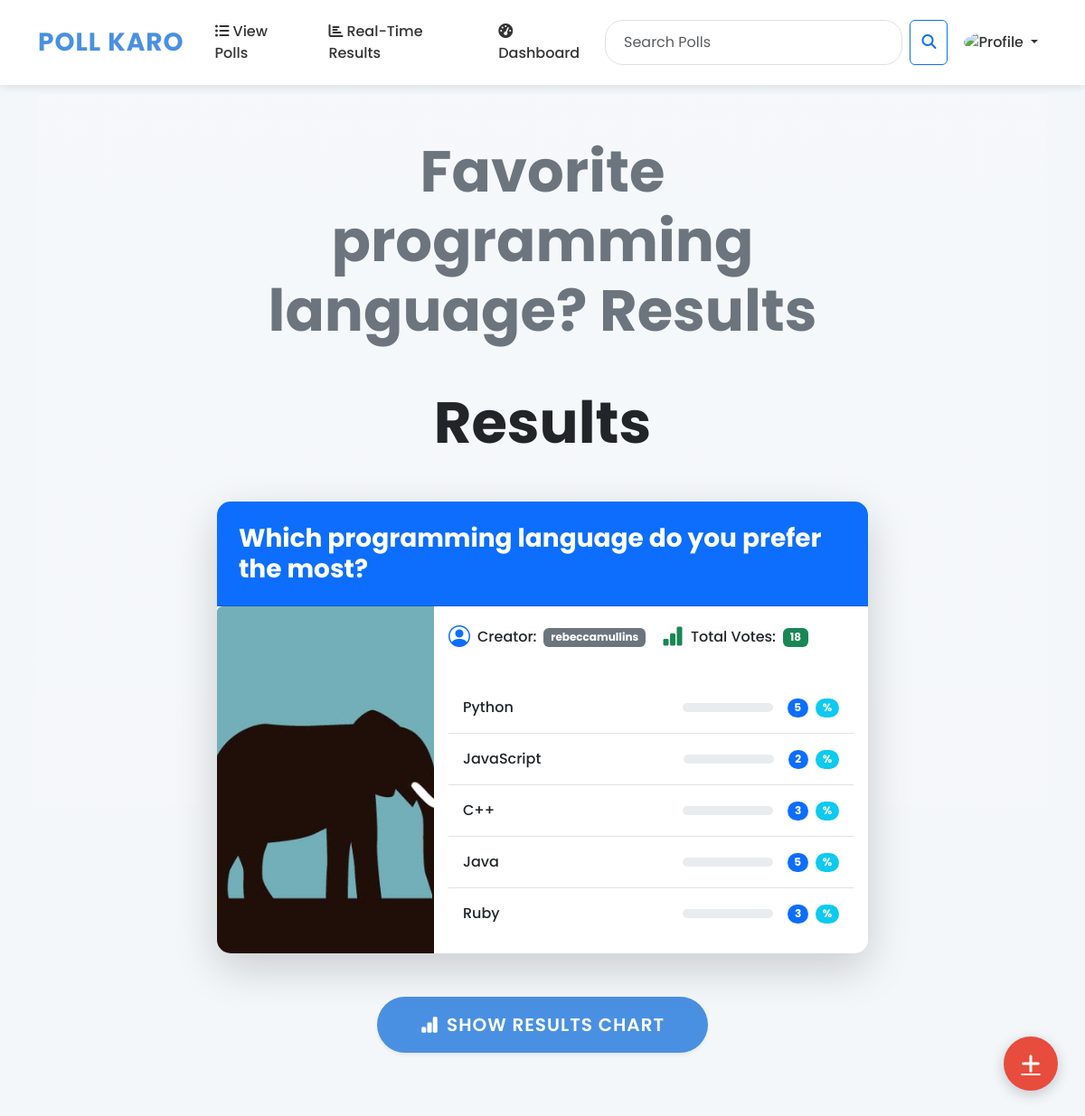
Screenshot of /poll/results/1/ (signed in) with the database file from the repository.
### Poll/models.py (models this page shows, shortened)
class Poll(models.Model):
    title = models.CharField(max_length=200)
    question = models.TextField()
    creator = models.ForeignKey(User, on_delete=models.CASCADE, related_name='created_polls')
    image = models.ImageField(upload_to='poll_images/', null=True, blank=True)  # New field

class PollOption(models.Model):
    poll = models.ForeignKey(Poll, related_name='options', on_delete=models.CASCADE)
    option_text = models.CharField(max_length=200)

### Poll/views.py (the view)
# urls.py: path('results/<int:poll_id>/', poll_results_view, name='poll_results'),
def poll_results_view(request, poll_id):
    poll = get_object_or_404(Poll, id=poll_id)
    options = poll.options.all()
    option_votes = {option: option.votes.count() for option in options}
    total_votes = sum(option_votes.values())
    option_percentages = {option: (votes / total_votes * 100) if total_votes > 0 else 0 for option, votes in option_votes.items()}
    labels = [option.option_text for option in options]
    data = [option_votes[option] for option in options]
    return render(request, 'polls/results.html', {
        'poll': poll,
        'option_votes': option_votes,
        'total_votes': total_votes,
        'option_percentages': option_percentages,  # Pass the calculated percentages
        'labels': labels,
        'data': data,
    })

### templates/polls/results.html (shortened to what this page needs)
{% extends "base.html" %}
{% block content %}
<div class="container-fluid py-5 bg-gradient" style="background: linear-gradient(135deg, #6a11cb 0%, #2575fc 100%);">
    <div class="row justify-content-center">
        <div class="col-lg-8">
            <h1 class="text-center mb-5 display-3 fw-bold text-secondary animate__animated animate__fadeInDown">{{ poll.title }} Results</h1>
            <h1 class="text-center mb-5 display-3 fw-bold text-dark animate__animated animate__fadeInDown"> Results</h1>
            <div class="card shadow-lg rounded-lg mb-5 animate__animated animate__fadeInUp overflow-hidden">
                <div class="card-header bg-primary text-white p-4 rounded-top d-flex justify-content-between align-items-center">
                    <h2 class="h3 mb-0 fw-bold">{{ poll.question }}</h2>
                </div>
                <div class="card-body p-0">
                    <div class="row g-0">
                        <div class="col-md-4">
                            {% if poll.image %}
                            <img src="{{ poll.image.url }}" alt="{{ poll.title }}" class="img-fluid rounded-start h-100 object-fit-cover">
                            {% else %}
                            <img src="https://via.placeholder.com/400x300?text=No+Image" alt="No Image Available" class="img-fluid rounded-start h-100 object-fit-cover">
                            {% endif %}
                        </div>
                        <div class="col-md-8">
                            <div class="card-body">
                                <div class="row mb-4">
                                    <div class="col-md-6">
                                        <div class="d-flex align-items-center mb-2">
                                            <i class="bi bi-person-circle fs-4 me-2 text-primary"></i>
                                            <span class="fw-medium">Creator:</span>
                                            <span class="badge bg-secondary ms-2">{{ poll.creator.username }}</span>
                                        </div>
                                    </div>
                                    <div class="col-md-6">
                                        <div class="d-flex align-items-center">
                                            <i class="bi bi-bar-chart-fill fs-4 me-2 text-success"></i>
                                            <span class="fw-medium">Total Votes:</span>
                                            <span class="badge bg-success ms-2">{{ total_votes }}</span>
                                        </div>
                                    </div>
                                </div>
                                <ul class="list-group list-group-flush animate__animated animate__fadeInUp">
                                    {% for option, votes in option_votes.items %}
                                    <li class="list-group-item d-flex justify-content-between align-items-center py-3 option-item">
                                        <span class="fw-medium">{{ option.option_text }}</span>
                                        <div class="d-flex align-items-center">
                                            <div class="progress me-3" style="width: 100px; height: 10px;">
                                            </div>
                                            <span class="badge bg-primary rounded-pill me-2">{{ votes }}</span>
                                            <span class="badge bg-info rounded-pill">{{ option_percentages.option|floatformat:1 }}%</span>
                                        </div>
                                    </li>
                                    {% empty %}
                                    <li class="list-group-item text-center py-3">No options available.</li>
                                    {% endfor %}
                                </ul>
                            </div>
                        </div>
                    </div>
                </div>
            </div>
            <div class="text-center mb-4">
                <button id="showPlotButton" class="btn btn-primary btn-lg px-5 py-3 rounded-pill shadow-sm animate__animated animate__pulse animate__infinite">
                    <i class="bi bi-bar-chart-fill me-2"></i>Show Results Chart
                </button>
            </div>
        </div>
    </div>
</div>
<link rel="stylesheet" href="https://cdnjs.cloudflare.com/ajax/libs/animate.css/4.1.1/animate.min.css">
{% endblock %}

### templates/base.html (shortened to what this page needs)
<!DOCTYPE html>
<html lang="en">
<head>
    {% load static %}
    <link href="https://cdn.jsdelivr.net/npm/bootstrap-icons/font/bootstrap-icons.css" rel="stylesheet">
    <link href="https://cdn.jsdelivr.net/npm/bootstrap@5.3.0/dist/css/bootstrap.min.css" rel="stylesheet">
    <link rel="stylesheet" href="https://cdnjs.cloudflare.com/ajax/libs/font-awesome/6.4.0/css/all.min.css">
</head>
<body>
    <nav class="navbar navbar-expand-lg navbar-light fixed-top">
        <div class="container-fluid">
            <a class="navbar-brand" href="{% url 'home' %}">Poll Karo</a>
            <div class="collapse navbar-collapse" id="navbarNav">
                <ul class="navbar-nav me-auto mb-2 mb-lg-0">
                    <li class="nav-item">
                        <a class="nav-link" href="{% url 'poll_list' %}"><i class="fas fa-list-ul me-1"></i>View Polls</a>
                    </li>
                    <li class="nav-item">
                        <a class="nav-link" href="{% url 'poll_visualizations' %}"><i class="fas fa-chart-bar me-1"></i>Real-Time Results</a>
                    </li>
                    {% if user.is_authenticated %}
                    <li class="nav-item">
                        <a class="nav-link" href="{% url 'user_dashboard' %}"><i class="fas fa-tachometer-alt me-1"></i>Dashboard</a>
                    </li>
                    {% endif %}
                </ul>
                <form class="d-flex" action="{% url 'poll_search' %}" method="GET">
                    <input class="form-control me-2" type="search" name="query" placeholder="Search Polls" aria-label="Search">
                    <button class="btn btn-outline-primary" type="submit"><i class="fas fa-search"></i></button>
                </form>
                <ul class="navbar-nav ms-auto">
                    {% if user.is_authenticated %}
                        <li class="nav-item dropdown">
                            <a class="nav-link dropdown-toggle" href="#" id="profileDropdown" role="button" data-bs-toggle="dropdown" aria-expanded="false">
                                {% if user.userprofile.profile_picture %}
                                    <img src="{{ user.userprofile.profile_picture.url }}" alt="Profile" height="30" style="border-radius: 50%;">
                                {% else %}
                                    <img src="https://w7.pngwing.com/pngs/177/551/png-transparent-user-interface-design-computer-icons-default-stephen-salazar-graphy-user-interface-design-computer-wallpaper-sphere-thumbnail.png" alt="Profile" height="30" style="border-radius: 50%;">
                                {% endif %}
                            </a>
                        </li>
                    {% endif %}
                </ul>
            </div>
        </div>
    </nav>
    <div class="container mt-4">
        {% block content %}{% endblock %}
    </div>
    <a href="{% url 'create_poll' %}" class="btn-floating" id="createPollBtn">
        <i class="fas fa-plus"></i>
    </a>
</body>
</html>

### templates/base.html (style rules this page uses)
:root { --primary-color: #4a90e2; --secondary-color: #f39c12; --accent-color: #e74c3c; --background-color: #f4f7fa; --text-color: #333; --card-bg: #ffffff; --navbar-bg: rgba(255, 255, 255, 0.95); }
body { font-family: 'Poppins', sans-serif; background-color: var(--background-color); color: var(--text-color); min-height: 100vh; display: flex; flex-direction: column; padding-top: 80px; transition: all 0.3s ease; }
.navbar { background: var(--navbar-bg); box-shadow: 0 2px 10px rgba(0, 0, 0, 0.1); padding: 15px 30px; backdrop-filter: blur(10px); }
.navbar-brand { font-size: 28px; font-weight: 700; color: var(--primary-color); text-transform: uppercase; letter-spacing: 1px; }
.nav-link { font-weight: 500; color: var(--text-color); transition: color 0.3s ease, transform 0.3s ease; margin: 0 10px; }
.card { background: var(--card-bg); border: none; border-radius: 15px; box-shadow: 0 10px 30px rgba(0, 0, 0, 0.1); transition: transform 0.3s ease, box-shadow 0.3s ease; margin-bottom: 20px; overflow: hidden; }
.btn-primary { background-color: var(--primary-color); border: none; border-radius: 25px; padding: 12px 25px; font-weight: 600; text-transform: uppercase; letter-spacing: 1px; transition: all 0.3s ease; }
.btn-floating { position: fixed; bottom: 30px; right: 30px; width: 60px; height: 60px; border-radius: 50%; background-color: var(--accent-color); color: white; display: flex; align-items: center; justify-content: center; font-size: 24px; box-shadow: 0 4px 15px rgba(0, 0, 0, 0.2); transition: all 0.3s ease; }
.form-control { border-radius: 20px; padding: 12px 20px; border: 1px solid #e0e0e0; transition: all 0.3s ease; }
.fade-in-up { animation: fadeInUp 0.5s ease-out; }

### templates/polls/results.html (style rules this page uses)
.option-item { transition: all 0.3s ease; }
.progress { overflow: visible; }
.object-fit-cover { object-fit: cover; }

### rows the page displays
Poll: title "Favorite programming language?", question "Which programming language do you prefer the most?", image (picture), creator.username "rebeccamullins"
PollOption: option_text "Python", votes "5"
PollOption: option_text "JavaScript", id "2"
PollOption: option_text "C++", id "3"
PollOption: option_text "Java", votes "5"
PollOption: option_text "Ruby", votes "3"

### other values shown
{{ total_votes }} "18"
